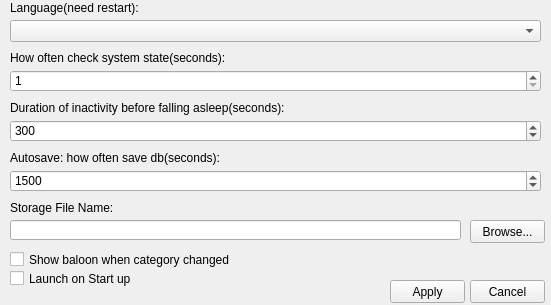
<?xml version="1.0" encoding="UTF-8"?>
<ui version="4.0">
 <class>SettingsWindow</class>
 <widget class="QMainWindow" name="SettingsWindow">
  <property name="geometry">
   <rect>
    <x>0</x>
    <y>0</y>
    <width>551</width>
    <height>305</height>
   </rect>
  </property>
  <property name="sizePolicy">
   <sizepolicy hsizetype="Fixed" vsizetype="Fixed">
    <horstretch>0</horstretch>
    <verstretch>0</verstretch>
   </sizepolicy>
  </property>
  <property name="minimumSize">
   <size>
    <width>551</width>
    <height>305</height>
   </size>
  </property>
  <property name="maximumSize">
   <size>
    <width>551</width>
    <height>305</height>
   </size>
  </property>
  <property name="windowTitle">
   <string>Settings</string>
  </property>
  <widget class="QWidget" name="centralWidget">
   <widget class="QLabel" name="label">
    <property name="geometry">
     <rect>
      <x>10</x>
      <y>50</y>
      <width>531</width>
      <height>16</height>
     </rect>
    </property>
    <property name="text">
     <string>How often check system state(seconds):</string>
    </property>
    <property name="scaledContents">
     <bool>false</bool>
    </property>
   </widget>
   <widget class="QSpinBox" name="spinBoxUpdateDelay">
    <property name="geometry">
     <rect>
      <x>10</x>
      <y>70</y>
      <width>531</width>
      <height>22</height>
     </rect>
    </property>
    <property name="minimum">
     <number>1</number>
    </property>
    <property name="maximum">
     <number>60</number>
    </property>
   </widget>
   <widget class="QLabel" name="label_2">
    <property name="geometry">
     <rect>
      <x>10</x>
      <y>100</y>
      <width>531</width>
      <height>16</height>
     </rect>
    </property>
    <property name="text">
     <string>Duration of inactivity before falling asleep(seconds):</string>
    </property>
    <property name="scaledContents">
     <bool>false</bool>
    </property>
   </widget>
   <widget class="QSpinBox" name="spinBoxIdleDelay">
    <property name="geometry">
     <rect>
      <x>10</x>
      <y>120</y>
      <width>531</width>
      <height>22</height>
     </rect>
    </property>
    <property name="minimum">
     <number>60</number>
    </property>
    <property name="maximum">
     <number>3600</number>
    </property>
    <property name="value">
     <number>300</number>
    </property>
   </widget>
   <widget class="QLabel" name="label_3">
    <property name="geometry">
     <rect>
      <x>10</x>
      <y>150</y>
      <width>531</width>
      <height>16</height>
     </rect>
    </property>
    <property name="text">
     <string>Autosave: how often save db(seconds):</string>
    </property>
    <property name="scaledContents">
     <bool>false</bool>
    </property>
   </widget>
   <widget class="QSpinBox" name="spinBoxAutosaveDelay">
    <property name="geometry">
     <rect>
      <x>10</x>
      <y>170</y>
      <width>531</width>
      <height>22</height>
     </rect>
    </property>
    <property name="minimum">
     <number>300</number>
    </property>
    <property name="maximum">
     <number>3600</number>
    </property>
    <property name="value">
     <number>1500</number>
    </property>
   </widget>
   <widget class="QComboBox" name="comboBoxLanguage">
    <property name="geometry">
     <rect>
      <x>10</x>
      <y>20</y>
      <width>531</width>
      <height>22</height>
     </rect>
    </property>
   </widget>
   <widget class="QLabel" name="label_4">
    <property name="geometry">
     <rect>
      <x>10</x>
      <y>0</y>
      <width>531</width>
      <height>16</height>
     </rect>
    </property>
    <property name="text">
     <string>Language(need restart):</string>
    </property>
    <property name="scaledContents">
     <bool>false</bool>
    </property>
   </widget>
   <widget class="QLabel" name="label_5">
    <property name="geometry">
     <rect>
      <x>10</x>
      <y>200</y>
      <width>531</width>
      <height>16</height>
     </rect>
    </property>
    <property name="sizePolicy">
     <sizepolicy hsizetype="Preferred" vsizetype="Preferred">
      <horstretch>0</horstretch>
      <verstretch>0</verstretch>
     </sizepolicy>
    </property>
    <property name="text">
     <string>Storage File Name:</string>
    </property>
    <property name="scaledContents">
     <bool>false</bool>
    </property>
   </widget>
   <widget class="QLineEdit" name="lineEditStorageFileName">
    <property name="geometry">
     <rect>
      <x>10</x>
      <y>220</y>
      <width>451</width>
      <height>20</height>
     </rect>
    </property>
   </widget>
   <widget class="QPushButton" name="pushButtonBrowseStorageFileName">
    <property name="geometry">
     <rect>
      <x>470</x>
      <y>220</y>
      <width>75</width>
      <height>23</height>
     </rect>
    </property>
    <property name="text">
     <string>Browse...</string>
    </property>
   </widget>
   <widget class="QPushButton" name="pushButtonApply">
    <property name="geometry">
     <rect>
      <x>390</x>
      <y>280</y>
      <width>75</width>
      <height>23</height>
     </rect>
    </property>
    <property name="text">
     <string>Apply</string>
    </property>
   </widget>
   <widget class="QPushButton" name="pushButtonCancel">
    <property name="geometry">
     <rect>
      <x>470</x>
      <y>280</y>
      <width>75</width>
      <height>23</height>
     </rect>
    </property>
    <property name="text">
     <string>Cancel</string>
    </property>
   </widget>
   <widget class="QCheckBox" name="checkBoxAutorun">
    <property name="geometry">
     <rect>
      <x>10</x>
      <y>270</y>
      <width>531</width>
      <height>17</height>
     </rect>
    </property>
    <property name="sizePolicy">
     <sizepolicy hsizetype="Expanding" vsizetype="Fixed">
      <horstretch>0</horstretch>
      <verstretch>0</verstretch>
     </sizepolicy>
    </property>
    <property name="text">
     <string>Launch on Start up</string>
    </property>
   </widget>
   <widget class="QCheckBox" name="checkBoxShowBaloon">
    <property name="geometry">
     <rect>
      <x>10</x>
      <y>250</y>
      <width>531</width>
      <height>19</height>
     </rect>
    </property>
    <property name="sizePolicy">
     <sizepolicy hsizetype="Expanding" vsizetype="Fixed">
      <horstretch>0</horstretch>
      <verstretch>0</verstretch>
     </sizepolicy>
    </property>
    <property name="text">
     <string>Show baloon when category changed</string>
    </property>
   </widget>
  </widget>
 </widget>
 <layoutdefault spacing="6" margin="11"/>
 <resources/>
 <connections/>
</ui>
